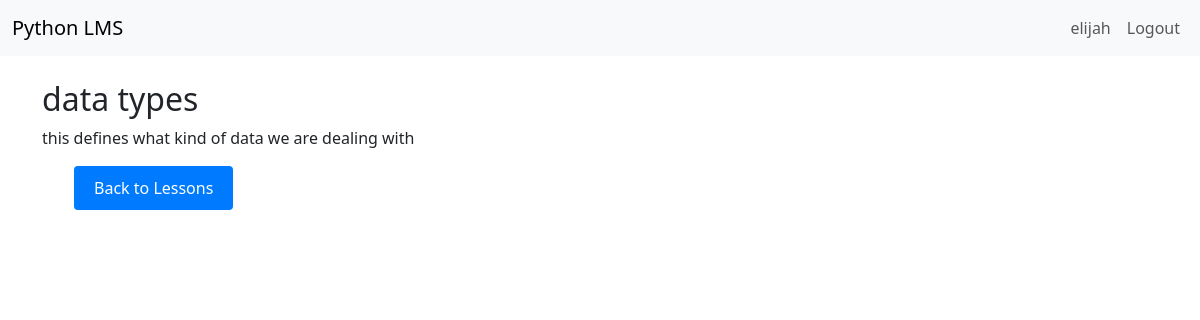
The app's page /course/1/lesson/2/ (signed in) with its own data.
### learning/models.py (models this page shows, shortened)
class Lesson(models.Model):
    course = models.ForeignKey(Course, on_delete=models.CASCADE, related_name='lessons')
    title = models.CharField(max_length=200)
    content = models.TextField()
    order = models.PositiveIntegerField()  # To order lessons in a course
    class Meta:
        ordering = ['order']

### learning/views.py (the view)
# urls.py: path('course/<int:course_id>/lesson/<int:lesson_id>/', views.lesson_detail, name='lesson_detail'),
@login_required
def lesson_detail(request, course_id, lesson_id):
    course = get_object_or_404(Course, id=course_id)
    lesson = get_object_or_404(Lesson, id=lesson_id, course=course)
    print("courses:{course} lesson:{lesson}")
    print(".......................................")
    progress, created = Progress.objects.get_or_create(user=request.user, lesson=lesson)
    if not progress.completed:
        progress.completed = True
        progress.completed_at = timezone.now()
        progress.save()
    context = {
        'course': course,
        'lesson': lesson,
    }
    return render(request, 'lesson_detail.html', context)

### learning/templates/lesson_detail.html
{% extends 'base.html' %}
{% block content %}
<h2>{{ lesson.title }}</h2>
<p>{{ lesson.content }}</p>
<nav>
    <ul style="list-style: none;">
        <li><a href="{% url 'course_detail' course.id %}">
            <button type="button" style="padding: 10px 20px; background-color: #007bff; color: white; border: none; border-radius: 4px; cursor: pointer;">
                Back to Lessons
            </button>
        </a></li>
    </ul>
</nav>
{% endblock %}

### learning/templates/base.html (shortened to what this page needs)
<!DOCTYPE html>
<html lang="en">
<head>
    <link href="https://cdn.jsdelivr.net/npm/bootstrap@5.3.0/dist/css/bootstrap.min.css" rel="stylesheet">
</head>
<body>
    <nav class="navbar navbar-expand-lg navbar-light bg-light">
        <div class="container-fluid">
            <a class="navbar-brand" href="{% url 'course_list' %}">Python LMS</a>
            <div class="collapse navbar-collapse">
                <ul class="navbar-nav ms-auto">
                    {% if user.is_authenticated %}
                        <li class="nav-item">
                            <a class="nav-link" href="#">{{ user.username }}</a>
                        </li>
                        <li class="nav-item">
                            <a class="nav-link" href="{% url 'logout' %}">Logout</a>
                        </li>
                    {% endif %}
                </ul>
            </div>
        </div>
    </nav>
    <div class="container mt-4">
        {% block content %}
        {% endblock %}
    </div>
</body>
</html>

### records on screen
Lesson: title "data types", content "this defines what kind of data we are dealing with"

### other values on screen
{{ user.username }} "elijah"
